Frame 1 (no input): blank canvas, image omitted
Frame 60 (the mouse pressed at the canvas centre just before this capture): blank canvas, image omitted
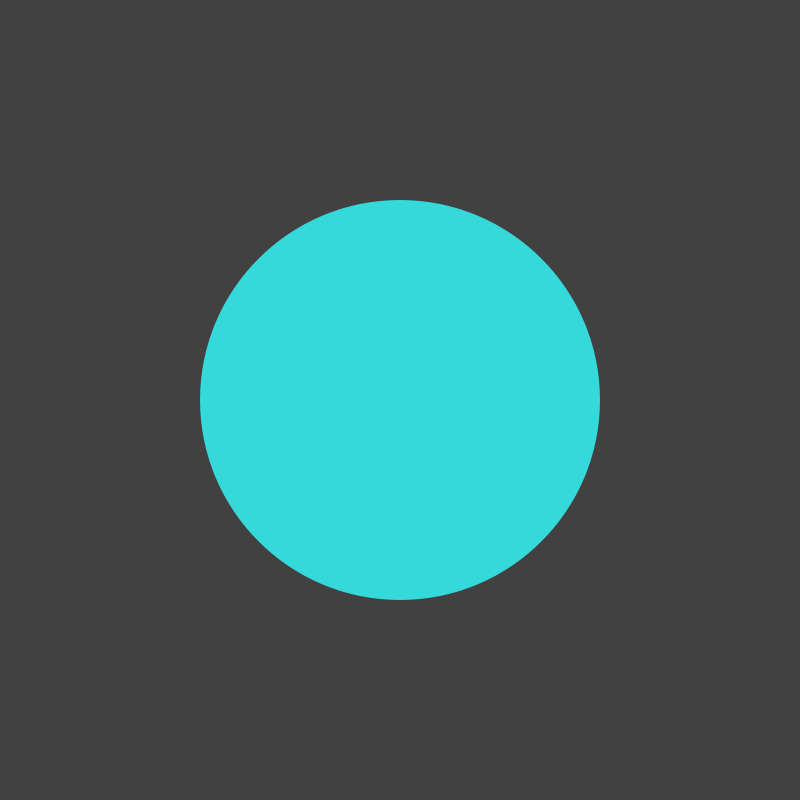
Frame 120 (the mouse held since frame 60 and released just before this capture)

The Processing sketch whose frames 1 and 60 were blank and that drew this single picture after the mouse press (run headless with seeded random() and noise(); from frame 60 on, the mouse is pressed at the canvas centre):

// Processing sketch: sketch_06_003
// ── sketch_06_003.pde
float diameter = 0.0;

void setup() {
  size(800, 800);
  colorMode(HSB, 800, 100, 100, 100);
  background(204);
  frameRate(30);
  noStroke();
  smooth();
}

void draw() {
  if (mousePressed) {
    fill((mouseX+mouseY)/2, 80, 100, 80);
    diameter = abs(pmouseX - mouseX);
    ellipse(mouseX, mouseY, diameter, diameter);
  }
}
